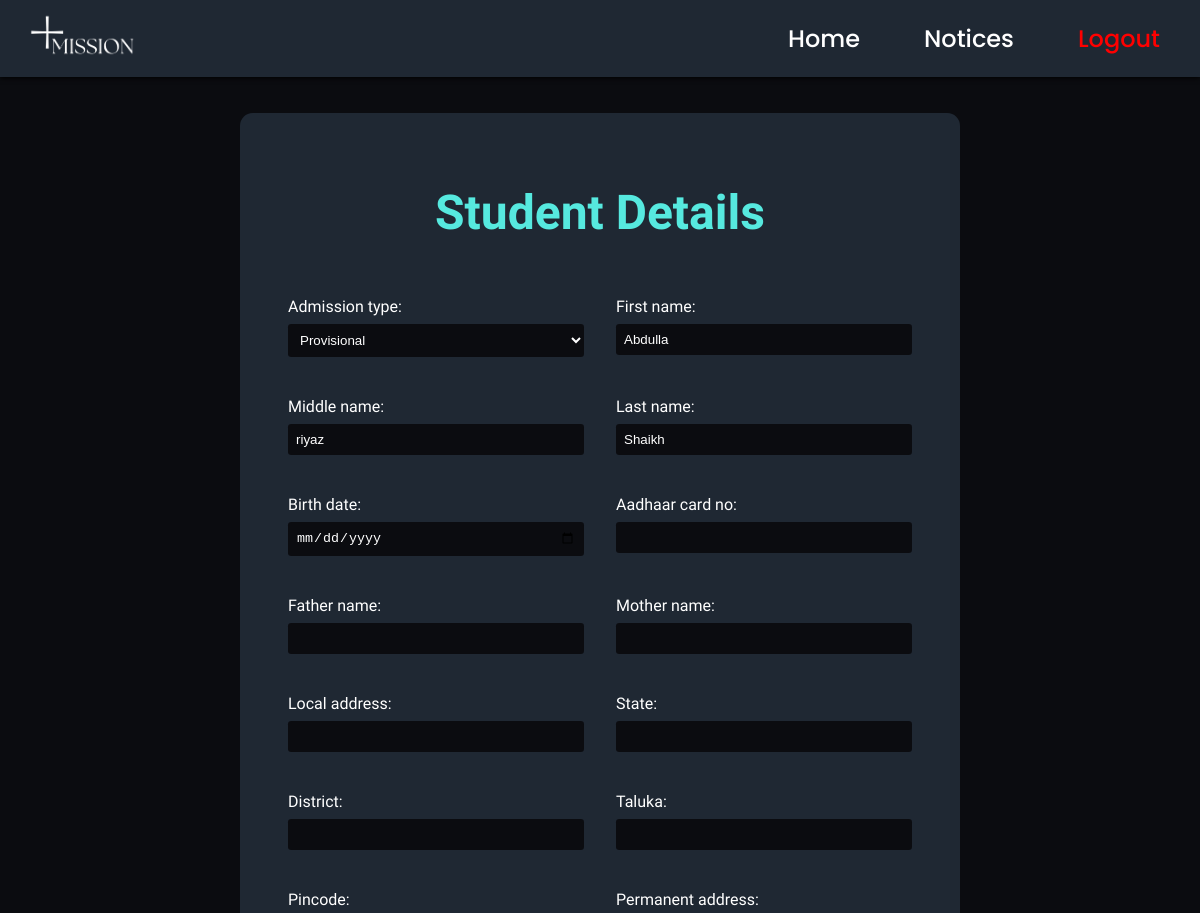
Before: /form/4/ (signed in, upper part) with the older database file.
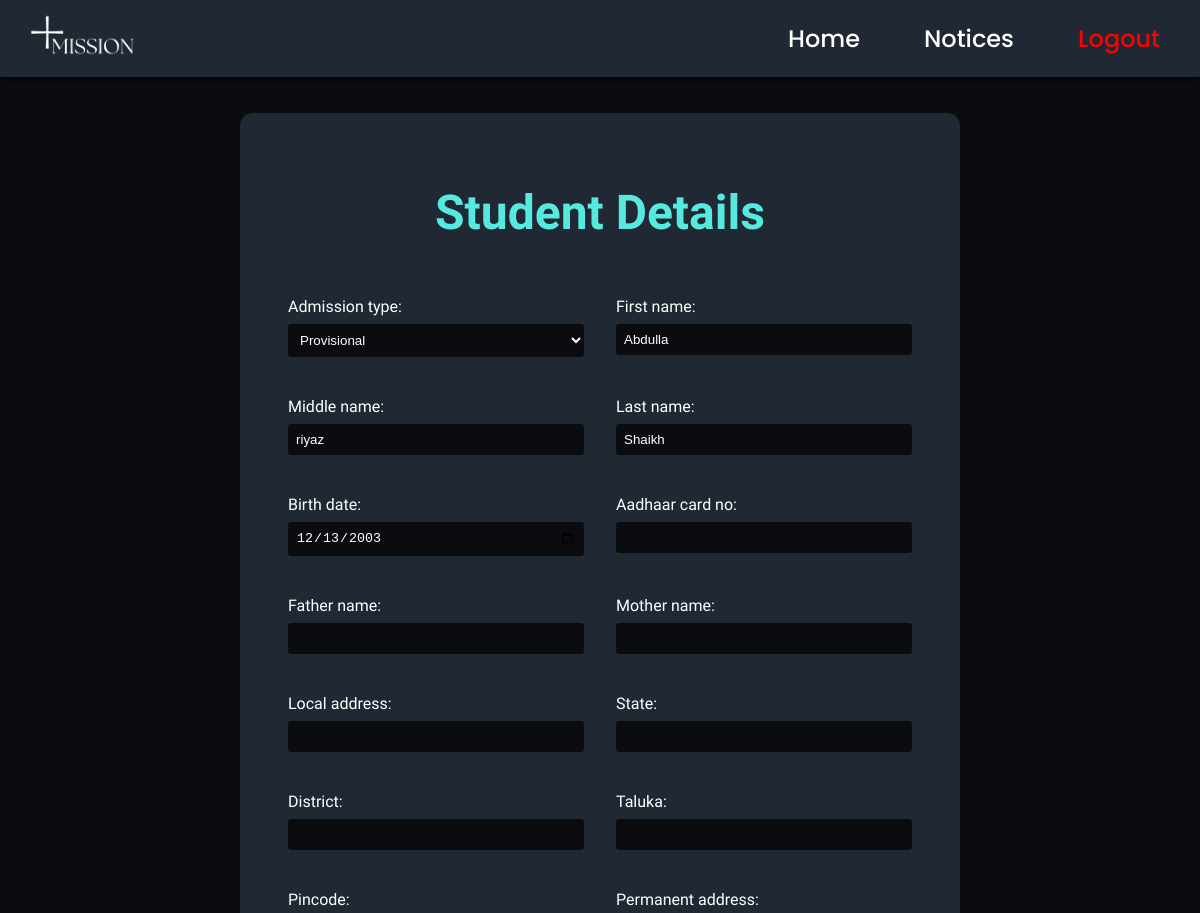
After: the same page with the newer database file.
### base/models.py (models this page shows)
class Application(models.Model):
    ADMISSION_TYPE_CHOICES = [
        ('provisional', 'Provisional'),
        ('non_provisional', 'Non-Provisional'),
    ]
    STATUS_CHOICES = [
        ('appoved', 'Approved'),
        ('pending', 'Pending'),
        ('canceled', 'Canceled'),
    ]
    id = models.BigAutoField(primary_key=True)
    user = models.ForeignKey(User, on_delete=models.CASCADE)
    className = models.CharField(max_length=20)
    admission_type = models.CharField(max_length=15, choices=ADMISSION_TYPE_CHOICES)
    first_name = models.CharField(max_length=256,blank=True)
    middle_name = models.CharField(max_length=256,blank=True)
    last_name = models.CharField(max_length=256,blank=True)
    birth_date = models.DateField(null=True,blank=True)
    aadhaar_card_no = models.CharField(max_length=12, null=True,blank=True)
    father_name = models.CharField(max_length=256, null=True,blank=True)
    mother_name = models.CharField(max_length=256, null=True,blank=True)
    local_address = models.CharField(max_length=256, null=True,blank=True)
    state = models.CharField(max_length=256, null=True,blank=True)
    district = models.CharField(max_length=256, null=True,blank=True)
    taluka = models.CharField(max_length=256, null=True,blank=True)
    pincode = models.CharField(max_length=10, null=True,blank=True)
    permanent_address = models.CharField(max_length=256, null=True,blank=True)
    email = models.EmailField(null=True,blank=True)
    mobile_number = models.CharField(max_length=15, null=True,blank=True)
    nationality = models.CharField(max_length=256, null=True,blank=True)
    mother_tongue = models.CharField(max_length=256, null=True,blank=True)
    marital_status = models.CharField(max_length=256, null=True,blank=True)
    occupational_status = models.CharField(max_length=256, null=True,blank=True)
    blood_group = models.CharField(max_length=5, null=True,blank=True)
    handicap = models.BooleanField(default=False, null=True,blank=True)
    is_organ_donor = models.BooleanField(default=False, null=True,blank=True)
    conveyance_use = models.CharField(max_length=256, null=True,blank=True)
    religion = models.CharField(max_length=256, null=True,blank=True)
    caste = models.CharField(max_length=256, null=True,blank=True)
    sub_caste = models.CharField(max_length=256, null=True,blank=True)
    caste_validity_no = models.CharField(max_length=256, null=True,blank=True)
    is_minority = models.BooleanField(default=False, null=True,blank=True)
    minority_detail = models.CharField(max_length=256, null=True,blank=True)
    computer_course = models.CharField(max_length=256, null=True,blank=True)
    specialization = models.CharField(max_length=256, null=True,blank=True)
    updated = models.DateTimeField(auto_now=True)
    created = models.DateTimeField(auto_now_add=True)
    last_fee_date = models.DateField(null=True,blank=True)
    status = models.CharField(max_length=15, choices=STATUS_CHOICES,null=True,blank=True)
    class Meta:
        ordering=['-updated','-created']

### base/views.py (the view)
# urls.py: path('form/<str:pk>/',views.form,name='form'),
def form(request,pk):
    a = Application.objects.filter(pk=pk)
    if(request.user!=a[0].user):
        messages.error(request,'Invalid')
        return redirect('home')
    if(request.method=='POST'):
        form = ApplicationForm(request.POST,instance=a[0])
        if form.is_valid():
            form.save()
        else:
            messages.error(request,'Invalid Data Format')
    form = ApplicationForm(instance=a[0])
    return render(request,'base/form.html',{'page':3,"form":form})

### base/forms.py
class ApplicationForm(ModelForm):
    birth_date = forms.DateField(widget=forms.DateInput(attrs={'type': 'date'}))
    class Meta:
        model = Application
        fields = '__all__'
        widgets = {
            'birth_date': DateInput(),
        }
        exclude = ['user','className','created','updated','status','last_fee_date']

### base/templates/base/form.html (shortened to what this page needs)
{% extends 'main.html' %}
{% block content %}
{% if page == 1 %}
<div class="wrapper">
    <h1 class="heading">Choose Section</h1>
    <div class="links">
        <form action="" method='POST'>
            {% csrf_token %}
            <button type="submit" name="option" value="undergraduate">Under Graduate</button>
        </form>
        <form action="" method='POST'>
            {% csrf_token %}
            <button type="submit" name="option" value="postgraduate">Post Graduate</button>
        </form>
    </div>
</div>
{% else %}
<div class="container">
    <form action="" method='POST' class='big-form'>
        <h2>Student Details</h2>
        {% for field in form %}
        <div class="field">
            {{ field.label_tag }}
            {{field}}
        </div>
        {% endfor %}
    </form>
</div>
{% endif %}
{% endblock content %}

Changed rows visible on the page:
changed Application "Provisional": birth_date (not shown) → "12/13/2003"
